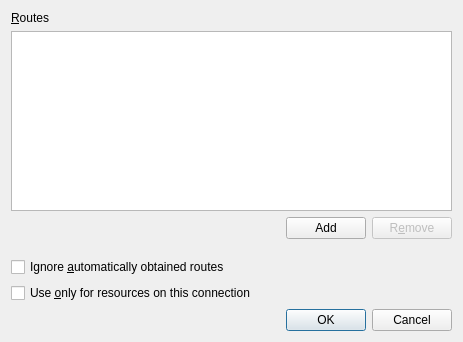
<?xml version="1.0" encoding="UTF-8"?>
<ui version="4.0">
 <class>RoutesIp4Config</class>
 <widget class="QWidget" name="RoutesIp4Config">
  <property name="geometry">
   <rect>
    <x>0</x>
    <y>0</y>
    <width>463</width>
    <height>342</height>
   </rect>
  </property>
  <property name="sizePolicy">
   <sizepolicy hsizetype="Minimum" vsizetype="Fixed">
    <horstretch>0</horstretch>
    <verstretch>0</verstretch>
   </sizepolicy>
  </property>
  <property name="windowTitle">
   <string>Advanced IP Settings</string>
  </property>
  <layout class="QGridLayout" name="gridLayout">
   <item row="0" column="0">
    <widget class="QLabel" name="label">
     <property name="sizePolicy">
      <sizepolicy hsizetype="Preferred" vsizetype="Fixed">
       <horstretch>0</horstretch>
       <verstretch>0</verstretch>
      </sizepolicy>
     </property>
     <property name="text">
      <string>&amp;Routes</string>
     </property>
     <property name="buddy">
      <cstring>tableViewAddresses</cstring>
     </property>
    </widget>
   </item>
   <item row="1" column="0" colspan="3">
    <widget class="QTableView" name="tableViewAddresses">
     <property name="sizePolicy">
      <sizepolicy hsizetype="Preferred" vsizetype="Minimum">
       <horstretch>0</horstretch>
       <verstretch>0</verstretch>
      </sizepolicy>
     </property>
     <property name="minimumSize">
      <size>
       <width>150</width>
       <height>50</height>
      </size>
     </property>
     <property name="selectionMode">
      <enum>QAbstractItemView::SingleSelection</enum>
     </property>
     <property name="selectionBehavior">
      <enum>QAbstractItemView::SelectRows</enum>
     </property>
     <property name="showGrid">
      <bool>true</bool>
     </property>
     <property name="gridStyle">
      <enum>Qt::SolidLine</enum>
     </property>
     <attribute name="horizontalHeaderStretchLastSection">
      <bool>true</bool>
     </attribute>
     <attribute name="verticalHeaderVisible">
      <bool>false</bool>
     </attribute>
    </widget>
   </item>
   <item row="2" column="0">
    <spacer name="horizontalSpacer">
     <property name="orientation">
      <enum>Qt::Horizontal</enum>
     </property>
     <property name="sizeHint" stdset="0">
      <size>
       <width>119</width>
       <height>20</height>
      </size>
     </property>
    </spacer>
   </item>
   <item row="2" column="1">
    <widget class="QPushButton" name="pushButtonAdd">
     <property name="maximumSize">
      <size>
       <width>16777215</width>
       <height>16777215</height>
      </size>
     </property>
     <property name="text">
      <string comment="Insert a row">Add</string>
     </property>
    </widget>
   </item>
   <item row="2" column="2">
    <widget class="QPushButton" name="pushButtonRemove">
     <property name="enabled">
      <bool>false</bool>
     </property>
     <property name="maximumSize">
      <size>
       <width>16777215</width>
       <height>16777215</height>
      </size>
     </property>
     <property name="text">
      <string comment="Remove a selected row">R&amp;emove</string>
     </property>
    </widget>
   </item>
   <item row="3" column="0">
    <spacer name="verticalSpacer">
     <property name="orientation">
      <enum>Qt::Vertical</enum>
     </property>
     <property name="sizeType">
      <enum>QSizePolicy::Fixed</enum>
     </property>
     <property name="sizeHint" stdset="0">
      <size>
       <width>20</width>
       <height>12</height>
      </size>
     </property>
    </spacer>
   </item>
   <item row="4" column="0">
    <widget class="QCheckBox" name="cbIgnoreAutoRoutes">
     <property name="text">
      <string>Ignore &amp;automatically obtained routes</string>
     </property>
    </widget>
   </item>
   <item row="5" column="0">
    <widget class="QCheckBox" name="cbNeverDefault">
     <property name="text">
      <string>Use &amp;only for resources on this connection</string>
     </property>
    </widget>
   </item>
   <item row="6" column="1" colspan="2">
    <widget class="QDialogButtonBox" name="buttonBox">
     <property name="standardButtons">
      <set>QDialogButtonBox::Cancel|QDialogButtonBox::Ok</set>
     </property>
    </widget>
   </item>
  </layout>
 </widget>
 <resources/>
 <connections/>
</ui>
